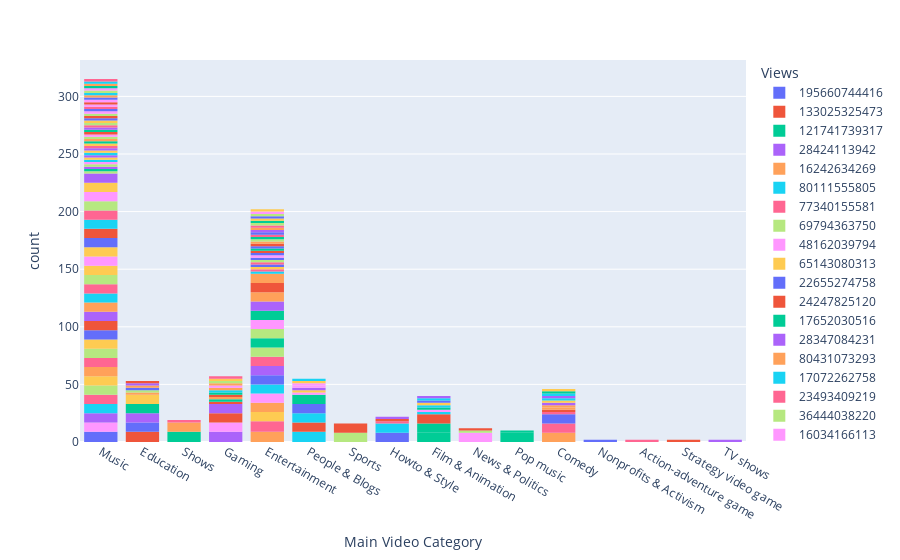

The notebook cell this image was saved under:
### Code cell
#relação categoria e vizualizações

grafico = px.histogram(tabela, x="Main", color="Views")


# In[7]:


grafico.show()
